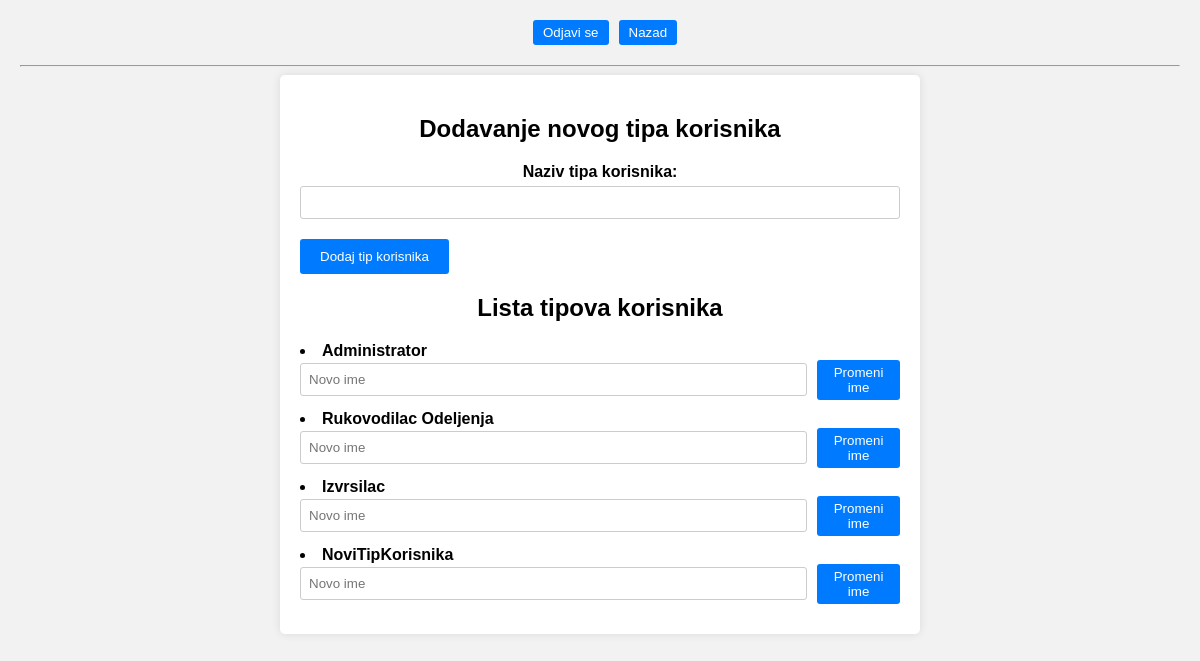
/Projekat_PHP/_administrator/role_type.php, run on the app's committed database.
### tables this page shows
CREATE TABLE `roles` (
  `id` int(10) UNSIGNED NOT NULL,
  `name` varchar(80) NOT NULL
);

### Projekat_PHP/includes/Database.php (called while the page is built, shortened)
<?php
require_once __DIR__.'/Factory.php';
class Database {
	private $db = null;
	private static $database = null;
	public static function getInstance() {
		if(self::$database === null)
			self::$database = new Database(DBNAME, HOST, USER, PASS);
		return self::$database;
	}
	public function __construct($dbname = null, $host = null, $user = null, $pass = null) {
		try {
			if($dbname === null || $host === null || $user === null || $pass === null) {
				$this->db = new PDO(
					'mysql:dbname='.DBNAME.';host='.HOST,
					USER,
					PASS,
					array(PDO::MYSQL_ATTR_INIT_COMMAND => "SET NAMES 'UTF8'")
				);
			} else {
				$this->db = new PDO(
					'mysql:dbname='.$dbname.';host='.$host,
					$user,
					$pass,
					array(PDO::MYSQL_ATTR_INIT_COMMAND => "SET NAMES 'UTF8'")
				);
			}
			$this->db->setAttribute(PDO::ATTR_ERRMODE, PDO::ERRMODE_EXCEPTION);
		} catch (\PDOException $e) {
			$this->exception = $e->getMessage();
		}
	}
	public function select($class, $query, $params = []) {
		$result = $this->db->prepare($query);
		$result->execute();
		$result->setFetchMode(PDO::FETCH_CLASS, $class);
		$arr = [];
		while($object = $result->fetch())
			array_push($arr, $object);
		return $arr;
	}
}

### Projekat_PHP/classes/Roles.php (called while the page is built, shortened)
<?php
require_once __DIR__ . '/../includes/Database.php';
class Roles
{
    public static function getAllRoles()
    {
        $database = Database::getInstance();
        $roles = $database->select('roles', 'SELECT id, name FROM roles');
        return $roles;
    }
}

### Projekat_PHP/includes/Factory.php (called while the page is built, shortened)
<?php
class Factory {
	public static $app_path = __DIR__.DS.'..';
	public static function autoload($class, $autoload = true) {
		$paths = [
			'tabele',
			'includes'
		];
		foreach($paths as $path) {
			$file = self::$app_path.DS.$path.DS.$class.'.php';
		}
		return false;
	}
}

### Projekat_PHP/_administrator/role_type.php (the view, shortened to what this page needs)
<?php
require_once __DIR__ . '/../classes/Roles.php';
$roles = Roles::getAllRoles();
?>
<!DOCTYPE html>
<html lang="en">
<head>
</head>
<body>
<nav>
    <form action="../logistics/logout_logistics.php" method="post">
        <button class="nav-button" type="submit">Odjavi se</button>
    </form>
    <form action="../_rukovodilac/rukovodilac_dashboard.php" method="get">
        <button class="nav-button" type="submit">Nazad</button>
    </form>
</nav>
<hr>
<div class="container">
    <h2>Dodavanje novog tipa korisnika</h2>
    <form action="process_role_type.php" method="POST" class="form-group">
        <div class="form-group">
            <label for="role_name">Naziv tipa korisnika:</label>
            <input type="text" id="role_name" name="role_name" required>
        </div>
        <input type="submit" value="Dodaj tip korisnika">
    </form>
    <h2>Lista tipova korisnika</h2>
    <?php foreach ($roles as $role): ?>
        <li>
            <span class="role-name"><?php echo $role->name; ?></span>
            <form action="change_role_type.php" method="post" class="change-role-form">
                <input type="text" name="new_role_name" placeholder="Novo ime" required class="new-role-name-input">
                <button type="submit" class="change-role-button">Promeni ime</button>
            </form>
        </li>
    <?php endforeach; ?>
</div>
</body>
</html>

### Projekat_PHP/_administrator/role_type.php (style rules this page uses)
body { font-family: Arial, sans-serif; background-color: #f2f2f2; margin: 0; padding: 20px; }
.container { max-width: 600px; margin: 0 auto; background-color: #fff; padding: 20px; border-radius: 5px; box-shadow: 0 0 10px rgba(0, 0, 0, 0.1); }
h2 { text-align: center; }
.form-group { margin-bottom: 20px; }
label { display: block; font-weight: bold; margin-bottom: 5px; text-align: center; }
input[type="text"] { width: 100%; padding: 8px; border: 1px solid #ccc; border-radius: 3px; box-sizing: border-box; }
input[type="submit"] { padding: 10px 20px; background-color: #007bff; color: #fff; border: none; border-radius: 3px; cursor: pointer; transition: background-color 0.3s; }
li { margin-bottom: 10px; }
.role-name { font-weight: bold; }
.change-role-form { display: flex; align-items: center; }
.new-role-name-input { margin-right: 10px; padding: 5px; border: 1px solid #ccc; border-radius: 3px; }
.change-role-button { padding: 5px 10px; background-color: #007bff; color: #ffffff; border: none; border-radius: 3px; cursor: pointer; }
nav { display: flex; margin-bottom: 20px; justify-content: center; }
.nav-button { padding: 5px 10px; background-color: #007bff; color: #ffffff; border: none; border-radius: 3px; cursor: pointer; transition: background-color 0.3s; margin-left: 10px; }

### data on the page
roles: name "Administrator"
roles: name "Rukovodilac Odeljenja"
roles: name "Izvrsilac"
roles: name "NoviTipKorisnika"
